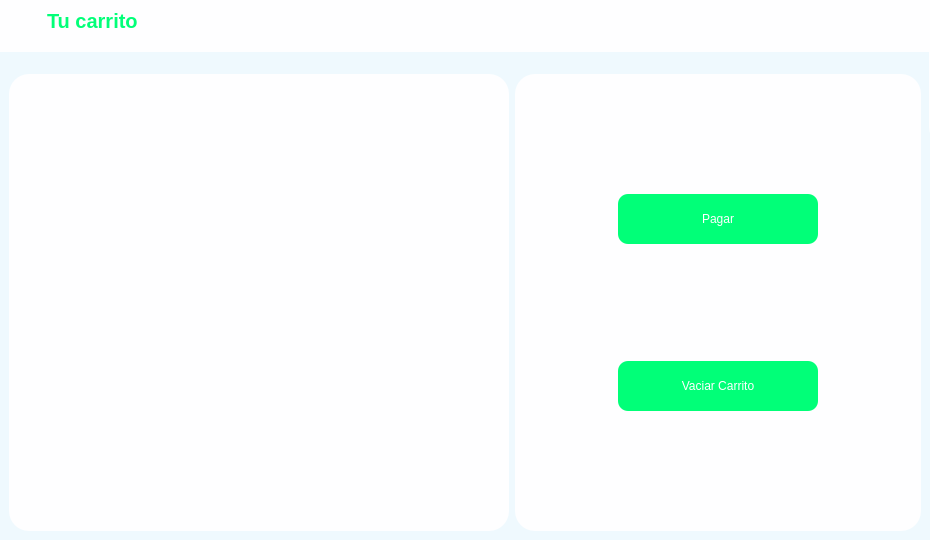
<?xml version="1.0" encoding="UTF-8"?>
<ui version="4.0">
 <class>carrito</class>
 <widget class="QDialog" name="carrito">
  <property name="geometry">
   <rect>
    <x>0</x>
    <y>0</y>
    <width>930</width>
    <height>540</height>
   </rect>
  </property>
  <property name="windowTitle">
   <string>Dialog</string>
  </property>
  <property name="styleSheet">
   <string notr="true">*{
color: #000;
border: none;
}
#carrito{
background-color: #eff9fe;
}

#leftMenu{
background-color: rgb(1, 176, 83);

}
QLineEdit{
background: transparent;
color: #01ff78;
}
#searchFrame{
border-radius: 10px;
border: 2px solid #01ff78;
}
#appHeader{
color:  #01ff78;
}
#card1, #card2, #card3,#card4 {
background-color: #fefeff;
border-radius: 20px;
}
#pushButton, #pushButton_2{
background-color: #01ff78;
color: #fff;
border-radius: 10px;
}
#widget_4, #widget_2, #widget_5, #profileCont{
background-color: #fefeff;
border-radius: 20px;
}
#headerFrame{
background-color: #fefeff;
}
#pushButton_3{
background-color: #fefeff;
padding: 10px 5px;
text-align:left;
border-top-left-radius: 20px
}
#pushButton_4, #pushButton_5, #pushButton_6{
padding: 10px 5px;
text-align:left;

}
QScrollArea{
background:transparent;
}
</string>
  </property>
  <widget class="QWidget" name="profileCont" native="true">
   <property name="geometry">
    <rect>
     <x>929</x>
     <y>0</y>
     <width>100</width>
     <height>147</height>
    </rect>
   </property>
   <property name="maximumSize">
    <size>
     <width>100</width>
     <height>16777215</height>
    </size>
   </property>
   <layout class="QVBoxLayout" name="verticalLayout_12">
    <property name="spacing">
     <number>0</number>
    </property>
    <property name="leftMargin">
     <number>0</number>
    </property>
    <property name="topMargin">
     <number>0</number>
    </property>
    <property name="rightMargin">
     <number>0</number>
    </property>
    <property name="bottomMargin">
     <number>0</number>
    </property>
    <item alignment="Qt::AlignTop">
     <widget class="QFrame" name="frame_12">
      <property name="frameShape">
       <enum>QFrame::StyledPanel</enum>
      </property>
      <property name="frameShadow">
       <enum>QFrame::Raised</enum>
      </property>
      <layout class="QVBoxLayout" name="verticalLayout_13">
       <property name="spacing">
        <number>6</number>
       </property>
       <property name="leftMargin">
        <number>0</number>
       </property>
       <property name="topMargin">
        <number>0</number>
       </property>
       <property name="rightMargin">
        <number>0</number>
       </property>
       <property name="bottomMargin">
        <number>0</number>
       </property>
       <item alignment="Qt::AlignTop">
        <widget class="QLabel" name="label_29">
         <property name="font">
          <font>
           <pointsize>12</pointsize>
           <bold>true</bold>
          </font>
         </property>
         <property name="text">
          <string>STDEvents</string>
         </property>
         <property name="alignment">
          <set>Qt::AlignCenter</set>
         </property>
        </widget>
       </item>
       <item alignment="Qt::AlignTop">
        <widget class="QLabel" name="label_34">
         <property name="text">
          <string>Cliente</string>
         </property>
         <property name="alignment">
          <set>Qt::AlignCenter</set>
         </property>
        </widget>
       </item>
       <item alignment="Qt::AlignHCenter|Qt::AlignTop">
        <widget class="QLabel" name="label_33">
         <property name="maximumSize">
          <size>
           <width>50</width>
           <height>50</height>
          </size>
         </property>
         <property name="text">
          <string/>
         </property>
         <property name="pixmap">
          <pixmap resource="../../Recursos.qrc">:/Files/imagenes/Captura de pantalla 2024-01-02 172038.jpg</pixmap>
         </property>
         <property name="scaledContents">
          <bool>true</bool>
         </property>
         <property name="alignment">
          <set>Qt::AlignCenter</set>
         </property>
        </widget>
       </item>
       <item>
        <widget class="QPushButton" name="pushButton_8">
         <property name="minimumSize">
          <size>
           <width>0</width>
           <height>20</height>
          </size>
         </property>
         <property name="text">
          <string>Logout</string>
         </property>
         <property name="icon">
          <iconset resource="../../Recursos.qrc">
           <normaloff>:/greenicons/icons/greenicons/log-out.svg</normaloff>:/greenicons/icons/greenicons/log-out.svg</iconset>
         </property>
        </widget>
       </item>
      </layout>
     </widget>
    </item>
   </layout>
  </widget>
  <widget class="QWidget" name="leftMenu" native="true">
   <property name="enabled">
    <bool>true</bool>
   </property>
   <property name="geometry">
    <rect>
     <x>1030</x>
     <y>0</y>
     <width>220</width>
     <height>549</height>
    </rect>
   </property>
   <layout class="QVBoxLayout" name="verticalLayout_8">
    <property name="spacing">
     <number>0</number>
    </property>
    <property name="sizeConstraint">
     <enum>QLayout::SetDefaultConstraint</enum>
    </property>
    <property name="leftMargin">
     <number>15</number>
    </property>
    <property name="topMargin">
     <number>0</number>
    </property>
    <property name="rightMargin">
     <number>0</number>
    </property>
    <property name="bottomMargin">
     <number>0</number>
    </property>
    <item>
     <widget class="QFrame" name="frame_10">
      <property name="sizePolicy">
       <sizepolicy hsizetype="Preferred" vsizetype="Minimum">
        <horstretch>0</horstretch>
        <verstretch>0</verstretch>
       </sizepolicy>
      </property>
      <property name="frameShape">
       <enum>QFrame::StyledPanel</enum>
      </property>
      <property name="frameShadow">
       <enum>QFrame::Raised</enum>
      </property>
      <layout class="QVBoxLayout" name="verticalLayout_9">
       <property name="spacing">
        <number>0</number>
       </property>
       <property name="leftMargin">
        <number>0</number>
       </property>
       <property name="topMargin">
        <number>0</number>
       </property>
       <property name="rightMargin">
        <number>0</number>
       </property>
       <property name="bottomMargin">
        <number>0</number>
       </property>
       <item alignment="Qt::AlignTop">
        <widget class="QLabel" name="label_28">
         <property name="font">
          <font>
           <pointsize>15</pointsize>
           <bold>true</bold>
          </font>
         </property>
         <property name="text">
          <string>STDEvents</string>
         </property>
        </widget>
       </item>
       <item>
        <widget class="QFrame" name="frame_9">
         <property name="sizePolicy">
          <sizepolicy hsizetype="Preferred" vsizetype="Expanding">
           <horstretch>0</horstretch>
           <verstretch>0</verstretch>
          </sizepolicy>
         </property>
         <property name="frameShape">
          <enum>QFrame::StyledPanel</enum>
         </property>
         <property name="frameShadow">
          <enum>QFrame::Raised</enum>
         </property>
         <layout class="QVBoxLayout" name="verticalLayout_11">
          <property name="spacing">
           <number>0</number>
          </property>
          <property name="leftMargin">
           <number>0</number>
          </property>
          <property name="topMargin">
           <number>0</number>
          </property>
          <property name="rightMargin">
           <number>0</number>
          </property>
          <property name="bottomMargin">
           <number>0</number>
          </property>
          <item alignment="Qt::AlignTop">
           <widget class="QFrame" name="frame_11">
            <property name="sizePolicy">
             <sizepolicy hsizetype="Preferred" vsizetype="Preferred">
              <horstretch>0</horstretch>
              <verstretch>0</verstretch>
             </sizepolicy>
            </property>
            <property name="frameShape">
             <enum>QFrame::StyledPanel</enum>
            </property>
            <property name="frameShadow">
             <enum>QFrame::Raised</enum>
            </property>
            <layout class="QVBoxLayout" name="verticalLayout_10">
             <property name="spacing">
              <number>10</number>
             </property>
             <property name="leftMargin">
              <number>0</number>
             </property>
             <property name="topMargin">
              <number>0</number>
             </property>
             <property name="rightMargin">
              <number>0</number>
             </property>
             <property name="bottomMargin">
              <number>0</number>
             </property>
             <item>
              <widget class="QPushButton" name="pushButton_4">
               <property name="text">
                <string>Home</string>
               </property>
               <property name="icon">
                <iconset resource="../../Recursos.qrc">
                 <normaloff>:/whiteicons/icons/whiteicons/home.svg</normaloff>:/whiteicons/icons/whiteicons/home.svg</iconset>
               </property>
               <property name="iconSize">
                <size>
                 <width>24</width>
                 <height>24</height>
                </size>
               </property>
              </widget>
             </item>
             <item>
              <widget class="QPushButton" name="pushButton_3">
               <property name="text">
                <string>Cart</string>
               </property>
               <property name="icon">
                <iconset resource="../../Recursos.qrc">
                 <normaloff>:/greenicons/icons/greenicons/shopping-cart.svg</normaloff>:/greenicons/icons/greenicons/shopping-cart.svg</iconset>
               </property>
               <property name="iconSize">
                <size>
                 <width>24</width>
                 <height>24</height>
                </size>
               </property>
              </widget>
             </item>
             <item>
              <widget class="QPushButton" name="pushButton_6">
               <property name="text">
                <string>Shop</string>
               </property>
               <property name="icon">
                <iconset resource="../../Recursos.qrc">
                 <normaloff>:/whiteicons/icons/whiteicons/shopping-bag.svg</normaloff>:/whiteicons/icons/whiteicons/shopping-bag.svg</iconset>
               </property>
               <property name="iconSize">
                <size>
                 <width>24</width>
                 <height>24</height>
                </size>
               </property>
              </widget>
             </item>
            </layout>
           </widget>
          </item>
         </layout>
        </widget>
       </item>
      </layout>
     </widget>
    </item>
   </layout>
  </widget>
  <widget class="QWidget" name="mainBody" native="true">
   <property name="geometry">
    <rect>
     <x>0</x>
     <y>0</y>
     <width>930</width>
     <height>540</height>
    </rect>
   </property>
   <layout class="QVBoxLayout" name="verticalLayout">
    <property name="spacing">
     <number>13</number>
    </property>
    <property name="leftMargin">
     <number>0</number>
    </property>
    <property name="topMargin">
     <number>0</number>
    </property>
    <property name="rightMargin">
     <number>0</number>
    </property>
    <property name="bottomMargin">
     <number>0</number>
    </property>
    <item alignment="Qt::AlignTop">
     <widget class="QWidget" name="headerFrame" native="true">
      <layout class="QHBoxLayout" name="horizontalLayout_2">
       <property name="spacing">
        <number>0</number>
       </property>
       <property name="leftMargin">
        <number>0</number>
       </property>
       <property name="topMargin">
        <number>0</number>
       </property>
       <property name="rightMargin">
        <number>0</number>
       </property>
       <property name="bottomMargin">
        <number>10</number>
       </property>
       <item alignment="Qt::AlignLeft">
        <widget class="QWidget" name="widget" native="true">
         <layout class="QHBoxLayout" name="horizontalLayout_5">
          <item>
           <widget class="QPushButton" name="menuBtn">
            <property name="text">
             <string/>
            </property>
            <property name="icon">
             <iconset resource="../../Recursos.qrc">
              <normaloff>:/greenicons/icons/greenicons/menu.svg</normaloff>:/greenicons/icons/greenicons/menu.svg</iconset>
            </property>
           </widget>
          </item>
          <item>
           <widget class="QLabel" name="appHeader">
            <property name="font">
             <font>
              <pointsize>15</pointsize>
              <bold>true</bold>
             </font>
            </property>
            <property name="text">
             <string>Tu carrito</string>
            </property>
           </widget>
          </item>
         </layout>
        </widget>
       </item>
       <item alignment="Qt::AlignRight">
        <widget class="QWidget" name="widget_3" native="true">
         <layout class="QHBoxLayout" name="horizontalLayout_6">
          <property name="spacing">
           <number>0</number>
          </property>
          <property name="leftMargin">
           <number>0</number>
          </property>
          <property name="topMargin">
           <number>0</number>
          </property>
          <property name="rightMargin">
           <number>0</number>
          </property>
          <property name="bottomMargin">
           <number>0</number>
          </property>
          <item>
           <widget class="QPushButton" name="accountBtn">
            <property name="text">
             <string/>
            </property>
            <property name="icon">
             <iconset resource="../../Recursos.qrc">
              <normaloff>:/greenicons/icons/greenicons/user.svg</normaloff>:/greenicons/icons/greenicons/user.svg</iconset>
            </property>
            <property name="iconSize">
             <size>
              <width>32</width>
              <height>32</height>
             </size>
            </property>
           </widget>
          </item>
         </layout>
        </widget>
       </item>
      </layout>
     </widget>
    </item>
    <item>
     <widget class="QWidget" name="mainFrame" native="true">
      <property name="sizePolicy">
       <sizepolicy hsizetype="Preferred" vsizetype="Expanding">
        <horstretch>0</horstretch>
        <verstretch>0</verstretch>
       </sizepolicy>
      </property>
      <layout class="QHBoxLayout" name="horizontalLayout_12">
       <item>
        <widget class="QWidget" name="widget_4" native="true">
         <property name="sizePolicy">
          <sizepolicy hsizetype="Preferred" vsizetype="Preferred">
           <horstretch>0</horstretch>
           <verstretch>0</verstretch>
          </sizepolicy>
         </property>
         <property name="maximumSize">
          <size>
           <width>500</width>
           <height>16777215</height>
          </size>
         </property>
         <layout class="QVBoxLayout" name="verticalLayout_6">
          <item>
           <widget class="QScrollArea" name="scrollArea">
            <property name="sizePolicy">
             <sizepolicy hsizetype="Expanding" vsizetype="Expanding">
              <horstretch>0</horstretch>
              <verstretch>0</verstretch>
             </sizepolicy>
            </property>
            <property name="minimumSize">
             <size>
              <width>0</width>
              <height>0</height>
             </size>
            </property>
            <property name="maximumSize">
             <size>
              <width>500</width>
              <height>16777215</height>
             </size>
            </property>
            <property name="widgetResizable">
             <bool>true</bool>
            </property>
            <widget class="QWidget" name="scrollAreaWidgetContents_4">
             <property name="geometry">
              <rect>
               <x>0</x>
               <y>0</y>
               <width>482</width>
               <height>436</height>
              </rect>
             </property>
            </widget>
           </widget>
          </item>
         </layout>
        </widget>
       </item>
       <item>
        <widget class="QWidget" name="widget_2" native="true">
         <layout class="QVBoxLayout" name="verticalLayout_2">
          <item alignment="Qt::AlignHCenter">
           <widget class="QPushButton" name="pushButton_2">
            <property name="sizePolicy">
             <sizepolicy hsizetype="Minimum" vsizetype="Fixed">
              <horstretch>0</horstretch>
              <verstretch>0</verstretch>
             </sizepolicy>
            </property>
            <property name="minimumSize">
             <size>
              <width>200</width>
              <height>50</height>
             </size>
            </property>
            <property name="maximumSize">
             <size>
              <width>200</width>
              <height>50</height>
             </size>
            </property>
            <property name="text">
             <string>Pagar</string>
            </property>
            <property name="icon">
             <iconset resource="../../Recursos.qrc">
              <normaloff>:/whiteicons/icons/whiteicons/arrow-right.svg</normaloff>:/whiteicons/icons/whiteicons/arrow-right.svg</iconset>
            </property>
            <property name="iconSize">
             <size>
              <width>24</width>
              <height>24</height>
             </size>
            </property>
           </widget>
          </item>
          <item alignment="Qt::AlignHCenter">
           <widget class="QPushButton" name="pushButton">
            <property name="minimumSize">
             <size>
              <width>200</width>
              <height>50</height>
             </size>
            </property>
            <property name="maximumSize">
             <size>
              <width>200</width>
              <height>50</height>
             </size>
            </property>
            <property name="text">
             <string>Vaciar Carrito</string>
            </property>
            <property name="icon">
             <iconset resource="../../Recursos.qrc">
              <normaloff>:/whiteicons/icons/whiteicons/arrow-right.svg</normaloff>:/whiteicons/icons/whiteicons/arrow-right.svg</iconset>
            </property>
            <property name="iconSize">
             <size>
              <width>24</width>
              <height>24</height>
             </size>
            </property>
           </widget>
          </item>
         </layout>
        </widget>
       </item>
      </layout>
     </widget>
    </item>
   </layout>
  </widget>
 </widget>
 <resources>
  <include location="../../Recursos.qrc"/>
 </resources>
 <connections/>
</ui>
